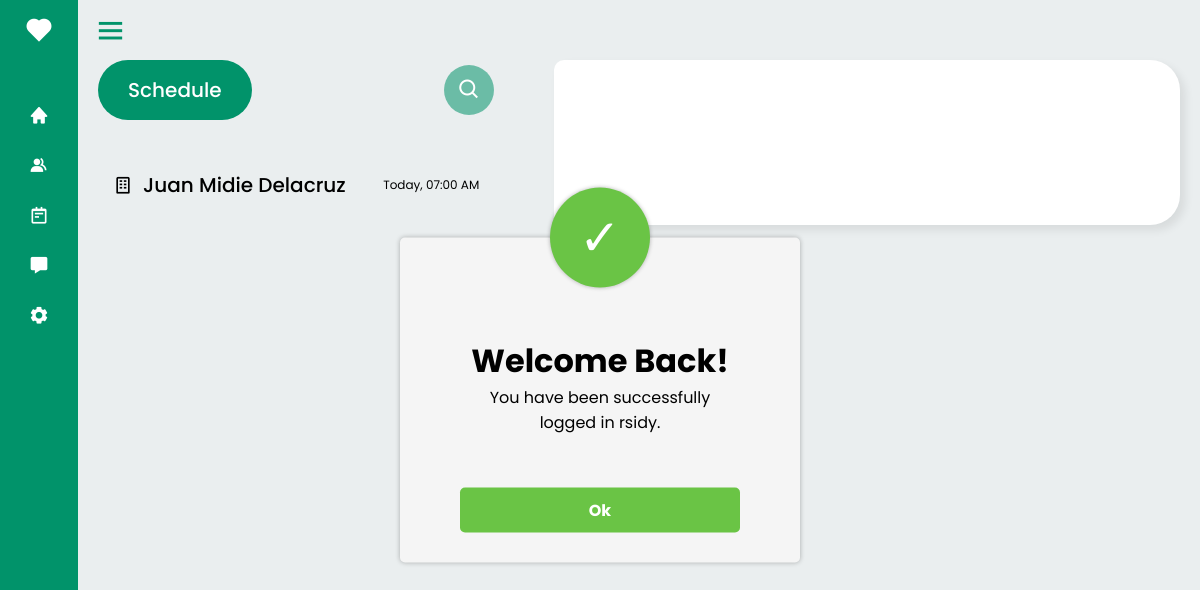
Screenshot of /pages/doctors.php?error=successlogin (signed in) with the database file from the repository.
### tables this page shows
CREATE TABLE `doctor_acc` (
  `doctor_id` int(10) NOT NULL,
  `doctor_firstname` tinytext NOT NULL,
  `doctor_lastname` tinytext NOT NULL,
  `doctor_username` varchar(255) NOT NULL,
  `doctor_password` varchar(255) NOT NULL,
  `doctor_email` varchar(255) NOT NULL,
  `doctor_occupation` tinytext NOT NULL,
  `account_created` timestamp NOT NULL DEFAULT current_timestamp() ON UPDATE current_timestamp()
);

CREATE TABLE `appointments` (
  `appointment_id` int(11) NOT NULL,
  `firstName` varchar(100) NOT NULL,
  `lastName` varchar(100) NOT NULL,
  `middleName` varchar(100) NOT NULL,
  `email` varchar(100) NOT NULL,
  `dob` varchar(100) NOT NULL,
  `contactNumber` varchar(100) NOT NULL,
  `gender` varchar(100) NOT NULL,
  `id` varchar(255) NOT NULL,
  `services` varchar(255) NOT NULL,
  `appointmentDate` varchar(100) NOT NULL,
  `appointmentTime` varchar(100) NOT NULL,
  `accountpw` varchar(255) NOT NULL,
  `appointmentStatus` varchar(255) NOT NULL
);

### pages/doctors.php (the view, shortened to what this page needs)
<?php
    include '../backend/config.php';
?>
<?php
    $doctorAccount = $_SESSION["doctor_username"];
    $query = "SELECT * FROM doctor_acc WHERE `doctor_username`='$doctorAccount'";
    $result = mysqli_query($connect, $query);
    while ($row = mysqli_fetch_array($result)) {
        $doc = $row["doctor_firstname"];
    }
?>
<!DOCTYPE html>
<html lang="en">
<head>
    <link rel="stylesheet" href="../Assets/css/account.css">
    <link rel="stylesheet" href="https://cdn.jsdelivr.net/npm/boxicons@latest/css/boxicons.min.css">
    <link rel="stylesheet" href="../Assets/css/popup.css">
    <link rel="stylesheet" href="../Assets/css/doctors.css">
</head>
<body>
    <?php
        if(isset($_GET['error'])) {
        $error = $_GET['error'];
        if($error === 'successlogin') {
            echo '  <div id="pop-up-log-in">
                        <div class="pop-info-top">&#10003;</div>
                        <div class="pop-info-center">
                            <h1>Welcome Back!</h1>
                            <p>You have been successfully logged in '. $doc .'.</p>
                        </div>
                        <div class="pop-info-bottom"><button class="pop-info-bottom-button" onclick="popUpVanish()">Ok</button></div>
                    </div>  ';
        }
    }
    ?>
    <div class="sidebar close">
        <div class="logo-details">
            <i class='bx bxs-heart'></i>
        </div>
        <ul class="nav-links">
            <li>
                <a href="#" onclick="showSection('home')">
                    <i class='bx bxs-home'></i>
                </a>
            </li>
            <li>
                <a href="#" onclick="showSection('records')">
                    <i class="bx bxs-group"></i>
                </a>
            </li>
            <li>
                <a href="#" onclick="showSection('requests')">
                    <i class='bx bx-notepad'></i>
                </a>
            </li>
            <li>
                <a href="#" onclick="showSection('messages')">
                    <i class='bx bxs-message'></i>
                </a>
            </li>
            <li>
                <a href="#" onclick="showSection('settings')">
                    <i class='bx bxs-cog'></i>
                </a>
            </li>
        </ul>
    </div>
    <main class="home-section">
        <div class="home-content">
            <i class="bx bx-menu"></i>
        </div>
        <div class="container-fluid">
            <section id="home">
                <div class="home-class-home">
                    <article class="home-left">
                        <div class="flex-2">
                            <div class="sched-container">Schedule</div>
                            <a onclick="openPopup()"><div class="search-icon"><i class='bx bx-search'></i></div></a>
                        </div>
                        <br>
                        <?php
                            $dataPatient = "SELECT * FROM `appointments` WHERE appointmentStatus = 'ON' AND appointmentDate = CURDATE()";
                            $data = mysqli_query($connect, $dataPatient);
                            if (mysqli_num_rows($data) > 0){
                                while ($fetch_data = mysqli_fetch_assoc($data)){
                            ?>
                        <div class="details">
                            <aside class="flex-detail-clickable"  data-patient="<?php echo $fetch_data['firstName']; ?>">
                                <div class="sched-detail">
                                    <i class='bx bx-building'></i>
                                    <div class="patient-name"><?php echo $fetch_data['firstName'] . ' ' . $fetch_data['middleName'] . ' ' . $fetch_data['lastName']; ?></div>
                                </div>
                                <div class="sched-time">
                                    Today, <?php echo $fetch_data['appointmentTime']; ?>
                                </div>
                            </aside>
                        </div>
                        <?php
                            }
                        }
                        ?>
                    </article>
                    <article class="home-right">
                    </article>
                </div>
            </section>
        </div>
    </main>
</body>
</html>

### Assets/css/account.css (style rules this page uses)
* { margin: 0; padding: 0; box-sizing: border-box; font-family: 'Poppins', sans-serif; }
body { background: #EAEEEF; }
.sidebar { position: fixed; top: 0; left: 0; height: 100%; width: 260px; background: #01936A; z-index: 100; transition: all 0.5s ease; }
.sidebar.close { width: 78px; }
.sidebar .logo-details { height: 60px; width: 100%; display: flex; align-items: center; }
.sidebar .logo-details i { font-size: 30px; color: #fff; height: 50px; min-width: 78px; text-align: center; line-height: 50px; }
.sidebar .nav-links { height: 100%; padding: 30px 0 150px 0; overflow: auto; }
.sidebar.close .nav-links { overflow: visible; }
.sidebar .nav-links li { position: relative; list-style: none; transition: all 0.4s ease; }
.sidebar .nav-links li i { height: 50px; min-width: 78px; text-align: center; line-height: 50px; color: #fff; font-size: 20px; cursor: pointer; transition: all 0.3s ease; }
.sidebar .nav-links li a { display: flex; align-items: center; text-decoration: none; }
.home-section { position: relative; height: 100vh; left: 260px; width: calc(100% - 260px); transition: all 0.5s ease; }
.sidebar.close ~ .home-section { left: 78px; width: calc(100% - 78px); }
.home-section .home-content { height: 60px; display: flex; align-items: center; }
.home-section .home-content .bx-menu { margin: 0 15px; cursor: pointer; }
.home-section .home-content .bx-menu { color: #01936a; font-size: 35px; }
section { margin: 0 auto; padding: 0 20px; }
#home, #records, #requests, #messages, #settings { max-width: 1780px; }
.home-class-home { display: flex; padding-bottom: 50px; }
.home-left { width: 420px; }
.flex-2 { display: flex; justify-content: space-between; font-weight: 500; align-items: center; }
.sched-container { padding: 15px 30px; border-radius: 30px; border: none; background-color: #01936A; color: white; font-size: 20px; }
.search-icon { width: 50px; height: 50px; background-color: #01936a8a; border-radius: 50%; position: relative; cursor: pointer; transition: all 0.2s; font-size: 24px; }
.bx-search { position: absolute; top: 50%; left: 50%; transform: translate(-50%, -50%); color: white; }
.flex-detail-clickable { display: flex; justify-content: space-between; align-items: center; cursor: pointer; padding: 10px 15px; border: none; border-radius: 5px; margin: 15px 0; }
.sched-detail { display: flex; gap: 10px; justify-content: center; align-items: center; font-size: 20px; font-weight: 500; }
.sched-time { font-size: 12px; }
.home-right { margin-left: 60px; background-color: white; width: calc(100% - 420px); border-top-right-radius: 30px; border-bottom-right-radius: 30px; border-top-left-radius: 10px; border-bottom-left-radius: 10px; padding-left: 20px; box-shadow: 5px 5px 10px rgba(0, 0, 0, 0.082); }

### Assets/css/popup.css (style rules this page uses)
#pop-up-log-in { position: fixed; top: 50%; left: 50%; transform: translate(-50%, -50%); z-index: 3000; width: 400px; height: 325px; background-color: rgb(245, 245, 245); border-radius: 5px; box-shadow: 0 0 5px rgba(0, 0, 0, 0.288); display: flex; flex-direction: column; justify-content: center; align-items: center; padding: 0 60px; }
.pop-info-top { position: absolute; top: -50px; height: 100px; width: 100px; border-radius: 50px; background-color: #6AC445; display: flex; align-items: center; justify-content: center; color: white; font-size: 50px; box-shadow: 0 0 4px rgba(0, 0, 0, 0.288);; }
.pop-info-center { text-align: center; margin-top: -30px; }
.pop-info-bottom { position: absolute; bottom: 30px; width: 100%; padding: 0 60px; }
.pop-info-bottom-button { width: 100%; padding: 10px 0; background-color: #6AC445; border: none; border-radius: 5px; cursor: pointer; font-size: 16px; font-weight: bold; color: white; }

### rows the page displays
doctor_acc: doctor_firstname "rsidy"
appointments: firstName "Juan", middleName "Midie", lastName "Delacruz", appointmentTime "07:00 AM"
